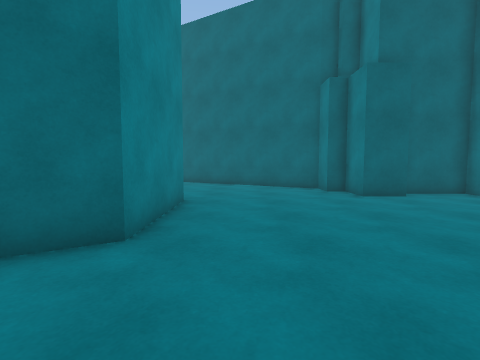
view 1 (above)

12 first-person views from a walk through a Unity game level. The camera is 1.2 m above the floor, tilts 4° down and sees 85° across. The floor is counted in squares, 1 m on a side. Each view is taken from the middle of a square. On the plan, view 1 faces up. The plan holds only what a view shows up to about 12 squares ahead; the rest is blank. The place goes on beyond the plan. The player character is not drawn.

view 2
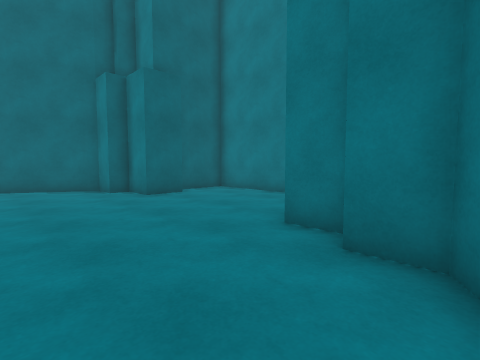

view 3
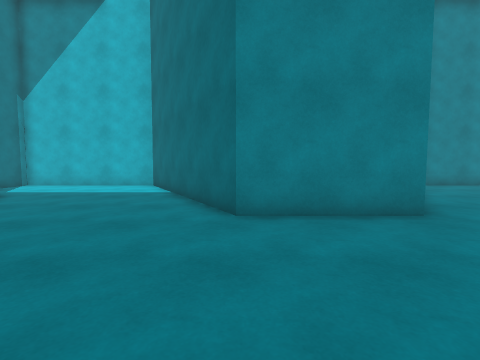

view 4
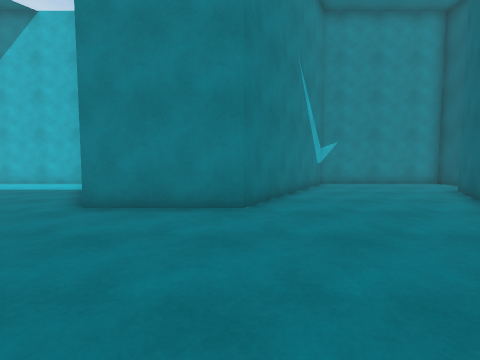

view 5
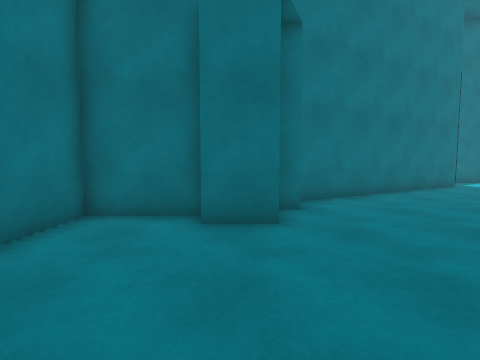

view 6
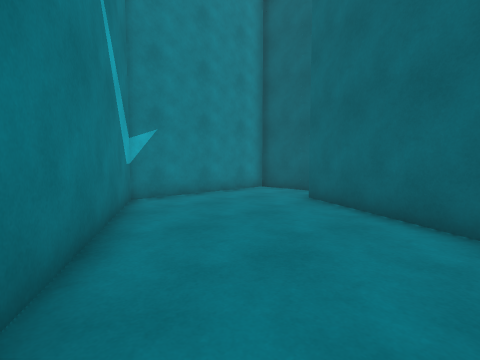

view 7
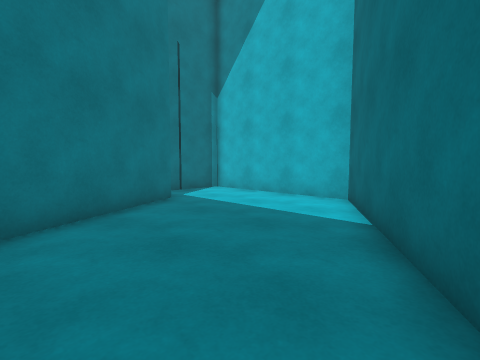

view 8
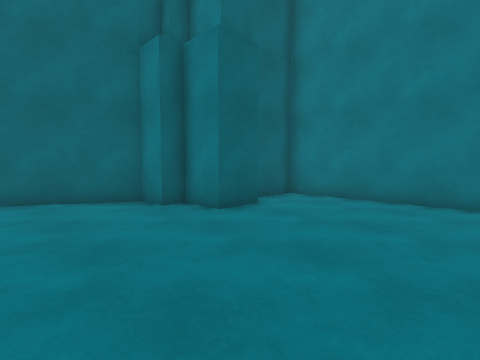

view 9
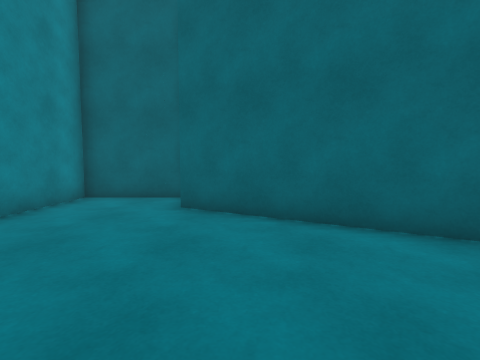

view 10
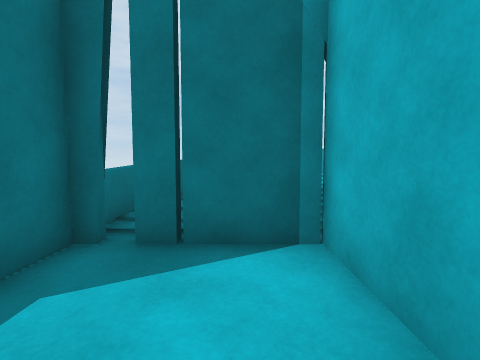

view 11
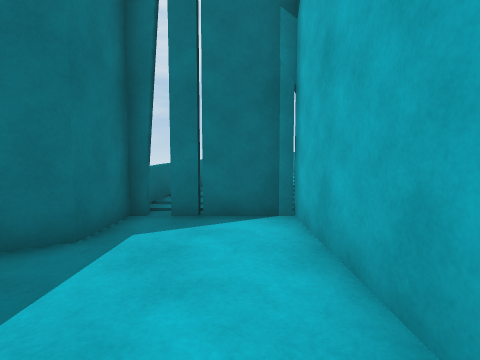

view 12
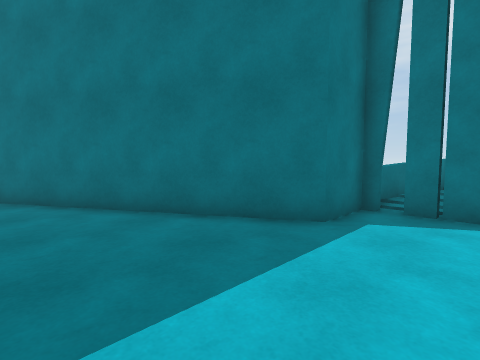

### Floor plan
Points are (right, up) in squares from view 1. A wall is a line through its corners. A room is listed if a view was taken in it or the views show most of it. See-through windows are left out.
Room 1 (views 1, 2, 3, 4, 5, 6, 7, 8, 9, 10, 11, 12)
walls: (5.9, 9) (4.3, 9) (4.3, 10.5) (3.5, 10.5) (3.5, 11.7) (-5.6, 16.9); (5.8, 2.3) (8.5, 2.3) (8.5, 9.7) (6.1, 9.7); (-5.9, 18.7) (-9.2, 18.7) (-9.2, 12.4) (-1.7, 8.1) (-1.7, 3.9) (-9.2, -0.4) (-9.2, -6.7) (-6.4, -6.7); (-6.1, -6.7) (-5.6, -6.7) (-5.6, -4.8) (3.5, 0.3) (3.5, 1.5) (4.3, 1.5) (4.3, 3) (5.8, 3)

Positions as (right, up) in squares from view 1, and headings:
1: (0, 0), facing up
2: (0, 0), facing up-right
3: (4, 4), facing left
4: (5, 8), facing left
5: (5, 8), facing down
6: (-1, 9), facing up-left
7: (-1, 3), facing down-left
8: (0, 4), facing up-right
9: (-4, 10), facing up
10: (-8, -3), facing down
11: (-8, -1), facing down
12: (-8, 0), facing down-right
